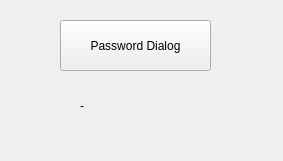
<?xml version="1.0" encoding="UTF-8"?>
<ui version="4.0">
 <class>MainWindow</class>
 <widget class="QMainWindow" name="MainWindow">
  <property name="geometry">
   <rect>
    <x>0</x>
    <y>0</y>
    <width>283</width>
    <height>161</height>
   </rect>
  </property>
  <property name="windowTitle">
   <string>MainWindow</string>
  </property>
  <widget class="QWidget" name="centralWidget">
   <widget class="QPushButton" name="pushButton">
    <property name="geometry">
     <rect>
      <x>60</x>
      <y>20</y>
      <width>151</width>
      <height>51</height>
     </rect>
    </property>
    <property name="text">
     <string>Password Dialog</string>
    </property>
   </widget>
   <widget class="QLabel" name="label">
    <property name="geometry">
     <rect>
      <x>80</x>
      <y>90</y>
      <width>121</width>
      <height>31</height>
     </rect>
    </property>
    <property name="text">
     <string>-</string>
    </property>
   </widget>
  </widget>
 </widget>
 <layoutdefault spacing="6" margin="11"/>
 <resources/>
 <connections/>
</ui>
